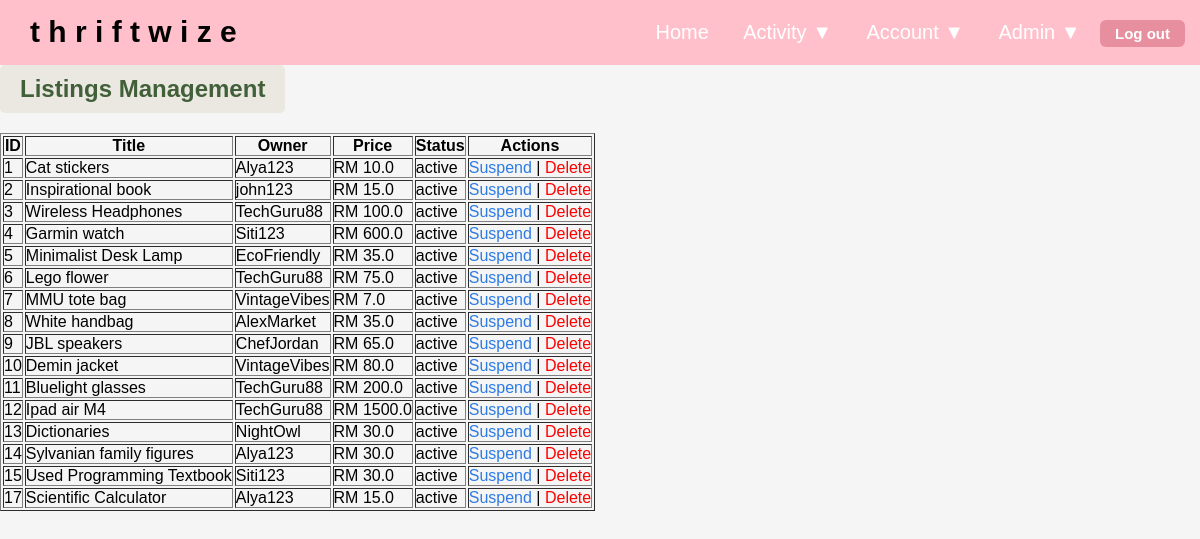
The page /admin/listings/ (signed in) on the database its author committed.
### models/items.py (models this page shows)
class Item(db.Model):
    id = db.Column(db.Integer, primary_key=True)
    title = db.Column(db.String(100), nullable=False)
    description = db.Column(db.Text)
    price = db.Column(db.Float)
    trade_option = db.Column(db.String(10))
    image_path = db.Column(db.String(200))
    seller_id = db.Column(db.Integer, db.ForeignKey('user.id'), nullable=False)
    status = db.Column(db.String(50), default='active')
    created_date = db.Column(db.DateTime, default=datetime.utcnow)
    seller = db.relationship('User', backref='items')

### models/user.py (models this page shows, shortened)
class User(db.Model, UserMixin):
    id = db.Column(db.Integer, primary_key=True)
    username = db.Column(db.String(80), nullable=False, unique=True)
    email = db.Column(db.String(120), nullable=False, unique=True)
    password_hash = db.Column(db.String(200), nullable=False)
    bio = db.Column(db.Text, default="")
    profile_pic = db.Column(db.String(200), default="default.jpg")
    role = db.Column(db.String(50), default='user')
    status = db.Column(db.String(50), default='active')
    sent_messages = db.relationship(
    'ChatMessage',
    foreign_keys='ChatMessage.sender_id',
    back_populates='sender'
)
    received_messages = db.relationship(
        'ChatMessage',
        foreign_keys='ChatMessage.receiver_id',
        back_populates='receiver'
    )

### blueprints/admin_listings.py (the view)
@admin_listings_bp.route("/")
@login_required
def manage_listings():
    listings = Item.query.all()
    return render_template("admin_listings.html", listings=listings)

### blueprints/admin_listings.py (called while the page is built)
def admin_only():
    return current_user.is_authenticated and current_user.role == "admin"

@admin_listings_bp.before_request
def check_admin():
    if not admin_only():
        return redirect(url_for("main.index"))

### templates/admin_listings.html (shortened to what this page needs)
{% extends "base.html" %}
{% block content %}
<h2>Listings Management</h2>
<table border="1" cellpadding="8">
    <tr>
        <th>ID</th>
        <th>Title</th>
        <th>Owner</th>
        <th>Price</th>
        <th>Status</th>
        <th>Actions</th>
    </tr>
    {% for l in listings %}
    <tr>
        <td>{{ l.id }}</td>
        <td>{{ l.title }}</td>
        <td>{{ l.seller.username }}</td>
        <td>RM {{ l.price }}</td>
        <td>{{ l.status }}</td>
        <td>
            <a href="{{ url_for('admin_listings.toggle_status', listing_id=l.id) }}">
                {% if l.status == 'active' %}Suspend{% else %}Activate{% endif %}
            </a>
            |
            <a href="{{ url_for('admin_listings.delete_listing', listing_id=l.id) }}" style="color:red">
                Delete
            </a>
        </td>
    </tr>
    {% endfor %}
</table>
{% endblock %}

### static/css/main.css (style rules this page uses)
body { margin: 0; padding: 0; box-sizing: border-box; height: 100vh; flex-direction: column; position: relative; font-family: Arial, sans-serif; background-color: #ffffff; }
* { margin: 0; padding: 0; box-sizing: border-box; }
h2 { text-align: center; margin-bottom: 20px; color: #416039; background-color: #eae8e0; background-size: auto; padding: 10px 20px; border-radius: 5px; display: inline-block; }

### static/css/base.css (style rules this page uses)
body { font-family: Arial, sans-serif; background-color: #f5f6f8; margin: 0; padding: 0; }
a { text-decoration: none; color: #2c7be5; }

### static/css/itemdetail.css (style rules this page uses)
body { font-family: Arial, sans-serif; background-color: #f5f5f5; margin: 0; }

### rows shown on the page
Item: id "1", title "Cat stickers", seller.username "Alya123", price "10.0", status "active", shows "Suspend"
Item: id "2", title "Inspirational book", seller.username "john123", price "15.0", status "active", shows "Suspend"
Item: id "3", title "Wireless Headphones", seller.username "TechGuru88", price "100.0", status "active", shows "Suspend"
Item: id "4", title "Garmin watch", seller.username "Siti123", price "600.0", status "active", shows "Suspend"
Item: id "5", title "Minimalist Desk Lamp", seller.username "EcoFriendly", price "35.0", status "active", shows "Suspend"
Item: id "6", title "Lego flower", seller.username "TechGuru88", price "75.0", status "active", shows "Suspend"
Item: id "7", title "MMU tote bag", seller.username "VintageVibes", price "7.0", status "active", shows "Suspend"
Item: id "8", title "White handbag", seller.username "AlexMarket", price "35.0", status "active", shows "Suspend"
Item: id "9", title "JBL speakers", seller.username "ChefJordan", price "65.0", status "active", shows "Suspend"
Item: id "10", title "Demin jacket", seller.username "VintageVibes", price "80.0", status "active", shows "Suspend"
Item: id "11", title "Bluelight glasses", seller.username "TechGuru88", price "200.0", status "active", shows "Suspend"
Item: id "12", title "Ipad air M4", seller.username "TechGuru88", price "1500.0", status "active", shows "Suspend"
Item: id "13", title "Dictionaries", seller.username "NightOwl", price "30.0", status "active", shows "Suspend"
Item: id "14", title "Sylvanian family figures", seller.username "Alya123", price "30.0", status "active", shows "Suspend"
Item: id "15", title "Used Programming Textbook", seller.username "Siti123", price "30.0", status "active", shows "Suspend"
Item: id "17", title "Scientific Calculator", seller.username "Alya123", price "15.0", status "active", shows "Suspend"
